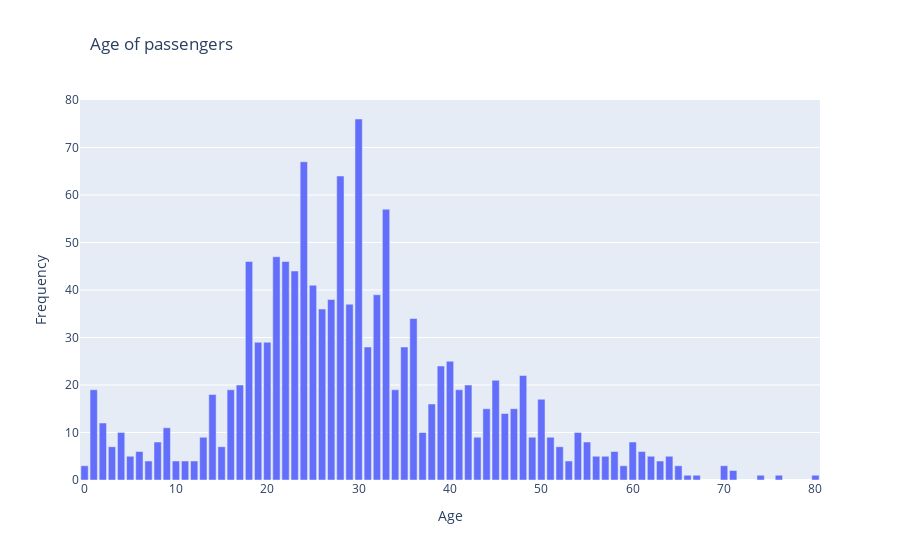

Notebook source saved alongside this figure:
### Code cell
# your code here
fig = px.bar(age_counts, title="Age of passengers")
fig.update_layout(
    xaxis_title = "Age",
    yaxis_title = "Frequency",
    title_x = 0.1, 
    showlegend = False
)

### Figure 1 — Plotly figure (JSON) as saved in the notebook; plotly's stock layout.template omitted (floating-point values rounded to 4 significant figures)
{"data": [{"alignmentgroup": "True", "hovertemplate": "variable=Age<br>index=%{x}<br>value=%{y}<extra></extra>", "legendgroup": "Age", "marker": {"color": "#636efa", "pattern": {"shape": ""}}, "name": "Age", "offsetgroup": "Age", "orientation": "v", "showlegend": true, "textposition": "auto", "type": "bar", "x": [30, 24, 28, 33, 21, 18, 22, 23, 25, 32, 27, 29, 26, 36, 19, 20, 31, 35, 40, 39, 48, 45, 17, 42, 34, 16, 41, 1, 14, 50, 38, 47, 44, 46, 2, 9, 4, 37, 54, 51, 13, 43, 49, 8, 60, 55, 15, 52, 3, 58, 61, 6, 64, 62, 57, 5, 56, 12, 7, 63, 53, 11, 10, 0, 65, 59, 70, 71, 80, 66, 74, 67, 76], "xaxis": "x", "y": [76, 67, 64, 57, 47, 46, 46, 44, 41, 39, 38, 37, 36, 34, 29, 29, 28, 28, 25, 24, 22, 21, 20, 20, 19, 19, 19, 19, 18, 17, 16, 15, 15, 14, 12, 11, 10, 10, 10, 9, 9, 9, 9, 8, 8, 8, 7, 7, 7, 6, 6, 6, 5, 5, 5, 5, 5, 4, 4, 4, 4, 4, 4, 3, 3, 3, 3, 2, 1, 1, 1, 1, 1], "yaxis": "y"}], "layout": {"barmode": "relative", "legend": {"title": {"text": "variable"}, "tracegroupgap": 0}, "showlegend": false, "title": {"text": "Age of passengers", "x": 0.1}, "xaxis": {"anchor": "y", "domain": [0, 1], "title": {"text": "Age"}}, "yaxis": {"anchor": "x", "domain": [0, 1], "title": {"text": "Frequency"}}}}
